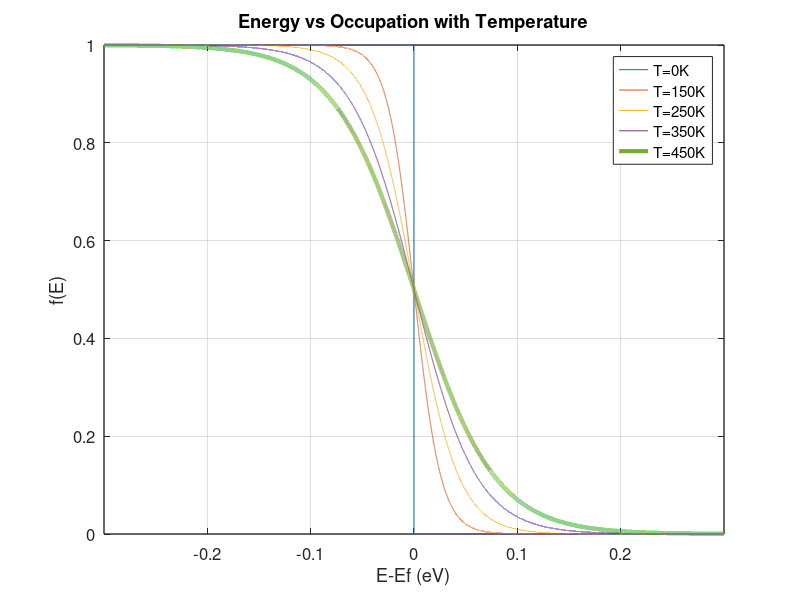

This chart was generated by the following MATLAB code:
x = [-0.3:0.00001:0.3];

Temp1 = 1./(1 + exp(x./(8.617*10^-5*0.000000000000000001)))
Temp2 = 1./(1 + exp(x./(8.617*10^-5*150)))
Temp3 = 1./(1 + exp(x./(8.617*10^-5*250)))
Temp4 = 1./(1 + exp(x./(8.617*10^-5*350)))
Temp5 = 1./(1 + exp(x./(8.617*10^-5*450)))

figure
plot(x,Temp1,x,Temp2,x,Temp3,x,Temp4,x,Temp5,"linewidth",3)
axis([-0.3 0.3 0 1])
xlabel('E-Ef (eV)')%x-axis label
ylabel('f(E)')%y-axis label
title('Energy vs Occupation with Temperature')
set(gca, "linewidth", 1, "fontsize", 12);
legend('T=0K','T=150K','T=250K','T=350K','T=450K')
grid on